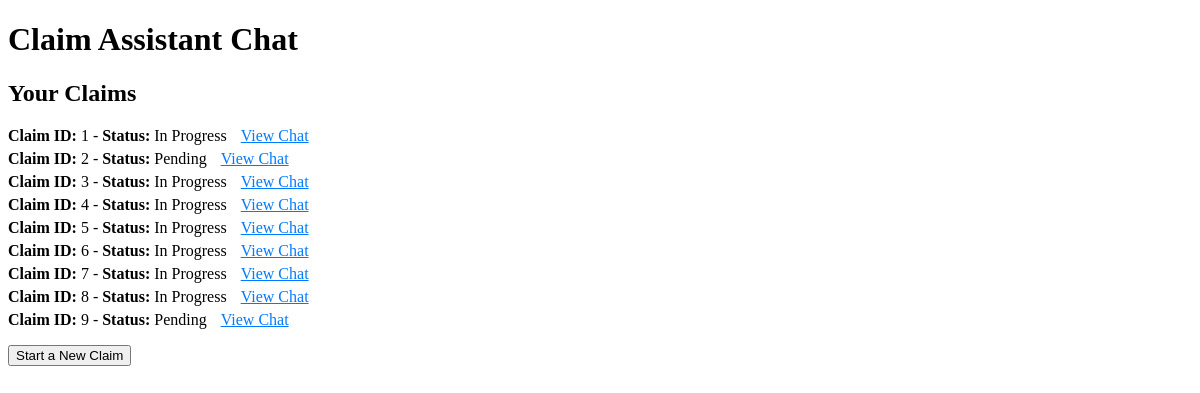
Page / (signed in) on the earlier database version.
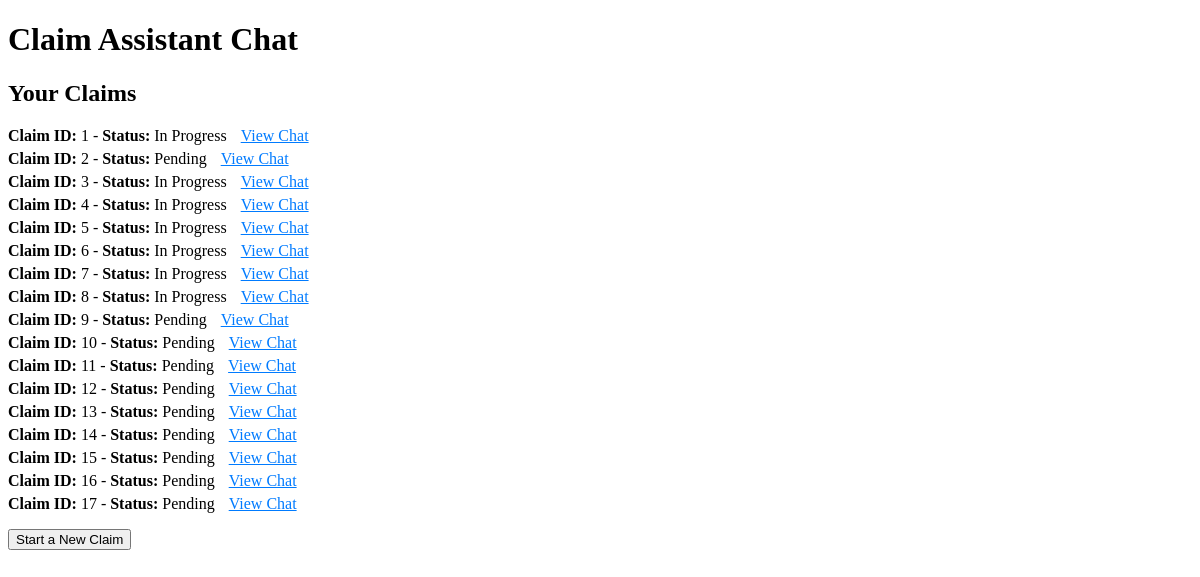
Same page on the later database version.
### app.py (models this page shows)
class Claim(db.Model):
    id = db.Column(db.Integer, primary_key=True)
    user_id = db.Column(db.Integer, db.ForeignKey('user.id'))
    raw_text = db.Column(db.Text)
    structured_data = db.Column(db.Text)
    status = db.Column(db.String(50))
    state = db.Column(db.String(50), default=ClaimState.START.value)
    adjudication_result = db.Column(db.Text)
    expert_feedback = db.Column(db.Text)
    merchant_response = db.Column(db.Text)
    created_at = db.Column(db.DateTime, default=datetime.utcnow)
    messages = db.relationship('Message', backref='claim', lazy=True)
    files = db.relationship('File', backref='claim', lazy=True)
    chat_locked = db.Column(db.Boolean, default=False)
    current_question = db.Column(db.String(50))  # To track the current question
    claim_summary = db.Column(db.Text)
    answers = db.Column(db.Text)  # New field to store answers as JSON
    question_index = db.Column(db.Integer)  # New field to store current question index

### app.py (the view)
@app.route('/')
def index():
    user_uuid = session.get('user_uuid')
    user = User.query.filter_by(user_uuid=user_uuid).first()
    if not user:
        return redirect(url_for('load_user'))
    claims = Claim.query.filter_by(user_id=user.id).all()
    transaction_details = {
        'transaction_name': 'Purchase at ABC Store',
        'date': '2023-10-15',
        'amount': '$100.00',
        'merchant_name': 'ABC Store',
        'merchant_email': 'merchant@example.com',
        'transaction_id': 'TX1234567890'
    }
    return render_template('index.html', transaction_details=transaction_details, claims=claims)

### app.py (called while the page is built)
@app.before_request
def load_user():
    user_uuid = session.get('user_uuid')
    if not user_uuid:
        user_uuid = str(uuid.uuid4())
        session['user_uuid'] = user_uuid
        user = User(user_uuid=user_uuid)
        db.session.add(user)
        db.session.commit()
    else:
        user = User.query.filter_by(user_uuid=user_uuid).first()
        if not user:
            user = User(user_uuid=user_uuid)
            db.session.add(user)
            db.session.commit()

### templates/index.html (shortened to what this page needs)
<!DOCTYPE html>
<html>
<head>
</head>
<body>
    <h1>Claim Assistant Chat</h1>
    <div id="claims-list">
        {% if claims %}
            <h2>Your Claims</h2>
            <ul>
                {% for claim in claims %}
                    <li>
                        <strong>Claim ID:</strong> {{ claim.id }} - <strong>Status:</strong> {{ claim.status }}
                        <a href="{{ url_for('view_claim', claim_id=claim.id) }}">View Chat</a>
                    </li>
                {% endfor %}
            </ul>
        {% else %}
            <p>You have no claims yet.</p>
        {% endif %}
        <button id="start-claim-button">Start a New Claim</button>
    </div>
</body>
</html>

### templates/index.html (style rules this page uses)
#claims-list ul { list-style-type: none; padding: 0; }
#claims-list li { margin: 5px 0; }
#claims-list a { margin-left: 10px; color: #007BFF; }

Differences in the rows shown:
added Claim: id "10", status "Pending"
added Claim: id "11", status "Pending"
added Claim: id "12", status "Pending"
added Claim: id "13", status "Pending"
added Claim: id "14", status "Pending"
added Claim: id "15", status "Pending"
added Claim: id "16", status "Pending"
added Claim: id "17", status "Pending"
